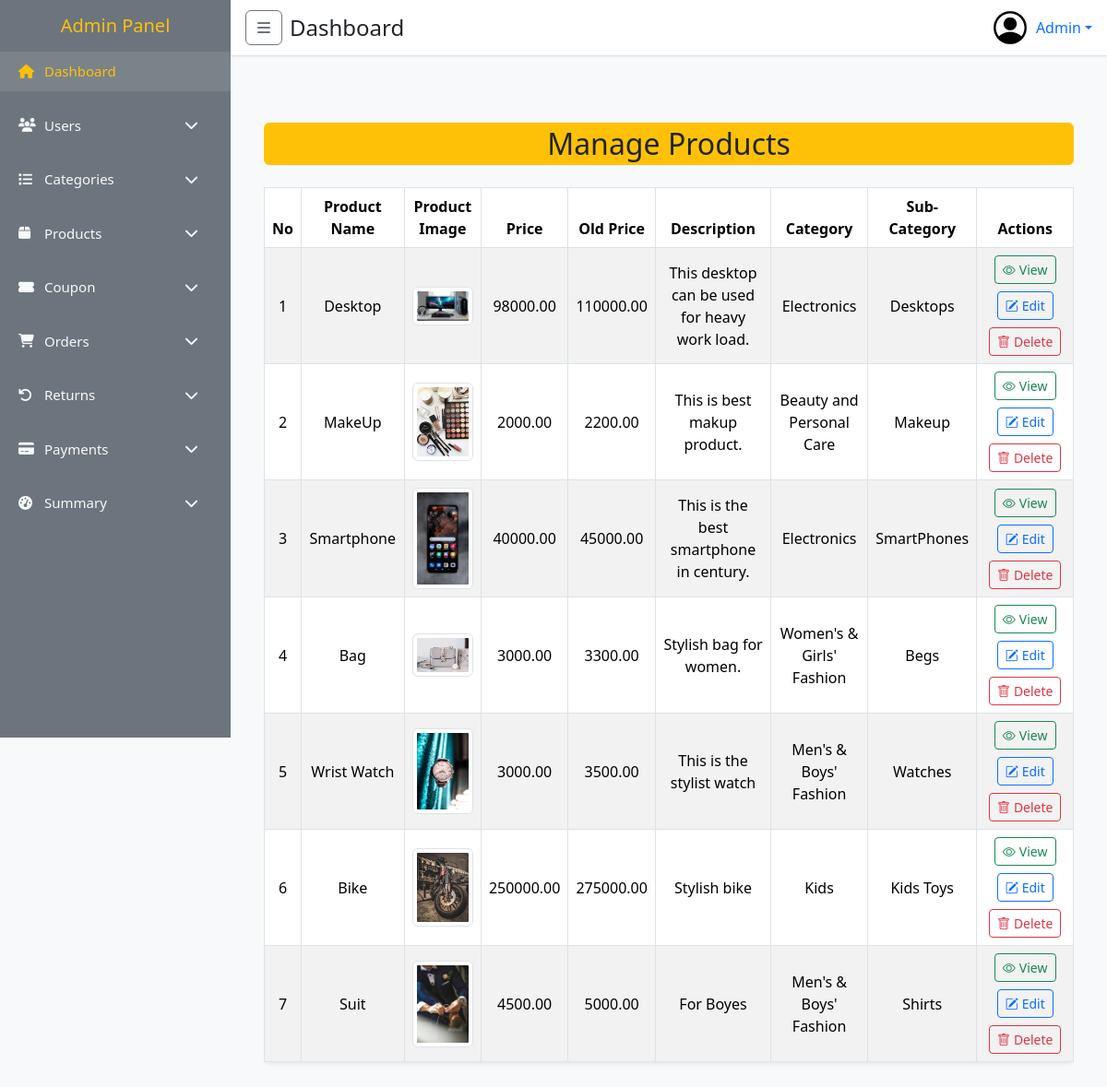
Before: /admin/view_product.php (signed in) with the older database file.
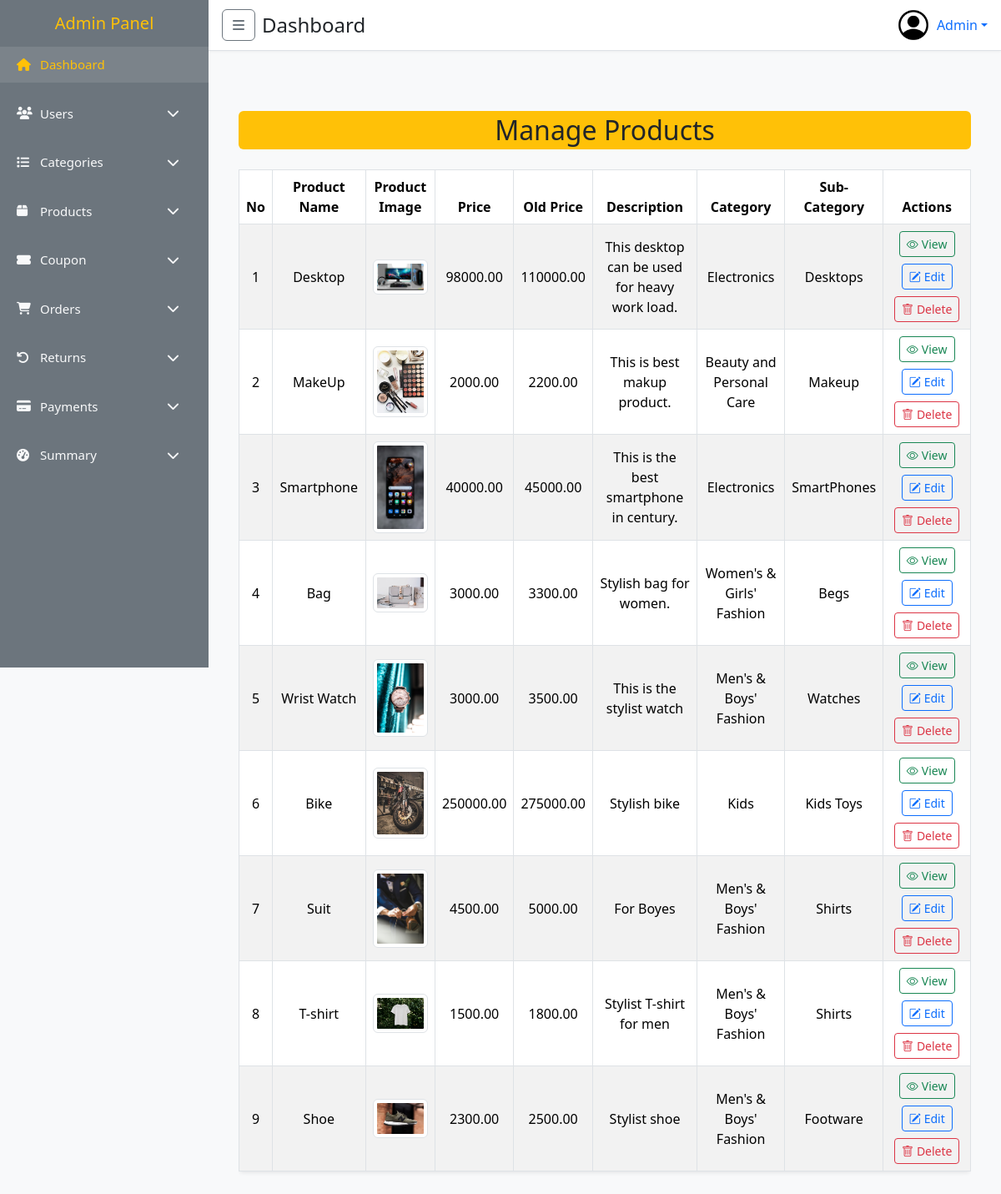
After: the same page with the newer database file.
### tables this page shows
CREATE TABLE `products` (
  `id` int(11) NOT NULL,
  `user_id` int(11) DEFAULT NULL,
  `name` varchar(255) DEFAULT NULL,
  `images` text DEFAULT NULL,
  `price` decimal(15,2) DEFAULT NULL,
  `old_price` double(15,2) DEFAULT NULL,
  `description` text DEFAULT NULL,
  `category_id` int(11) DEFAULT NULL,
  `sub_category_id` int(11) DEFAULT NULL,
  `created_at` datetime DEFAULT current_timestamp(),
  `updated_at` datetime DEFAULT current_timestamp()
);

CREATE TABLE `categories` (
  `id` int(11) NOT NULL,
  `name` varchar(255) DEFAULT NULL,
  `status` tinyint(1) NOT NULL DEFAULT 1,
  `created_at` datetime DEFAULT current_timestamp(),
  `updated_at` datetime DEFAULT current_timestamp()
);

CREATE TABLE `sub_category` (
  `id` int(11) NOT NULL,
  `name` varchar(255) DEFAULT NULL,
  `category_id` int(11) DEFAULT NULL,
  `created_at` datetime DEFAULT current_timestamp(),
  `updated_at` datetime DEFAULT current_timestamp()
);

### admin/view_product.php (the view, shortened to what this page needs)
<?php
require "inc/he.php";
require "inc/sidebar.php";
require "inc/nav.php";
require "../config/db.php";
$query = "
    SELECT
    products.*,
    categories.name AS category_name,
    sub_category.name AS sub_category_name
FROM
    products
LEFT JOIN
    categories ON products.category_id = categories.id
LEFT JOIN
    sub_category ON products.sub_category_id = sub_category.id;
";
$result = mysqli_query($con, $query);
?>
<main class="p-4">
    <div class="container mt-5">
        <h2 class="mb-4 text-center bg-warning p-1 rounded">Manage Products</h2>
        <div class="table-responsive">
            <table class="table table-striped table-hover table-bordered shadow-sm rounded">
                <thead class="text-center bg-info">
                    <tr>
                        <th>No</th>
                        <th>Product Name</th>
                        <th>Product Image</th>
                        <th>Price</th>
                        <th>Old Price</th>
                        <th>Description</th>
                        <th>Category</th>
                        <th>Sub-Category</th>
                        <th>Actions</th>
                    </tr>
                </thead>
                <tbody>
                    <?php if (mysqli_num_rows($result) > 0): ?>
                        <?php
                        $counter = 1;
                        while ($product = mysqli_fetch_assoc($result)): ?>
                            <tr class="text-center align-middle">
                                <td><?php echo $counter++; ?></td>
                                <td><?= htmlspecialchars($product['name']); ?></td>
                                <td>
                                    <?php if (!empty($product['images'])): ?>
                                        <img src="<?= htmlspecialchars($product['images']); ?>" alt="Product Image" width="80"
                                            class="img-thumbnail">
                                    <?php else: ?>
                                        <span class="text-muted">No image</span>
                                    <?php endif; ?>
                                </td>
                                <td><?= htmlspecialchars($product['price']); ?></td>
                                <td><?= htmlspecialchars($product['old_price']); ?></td>
                                <td><?= htmlspecialchars($product['description']); ?></td>
                                <td><?= htmlspecialchars($product['category_name'] ?? 'N/A'); ?></td>
                                <td><?= htmlspecialchars($product['sub_category_name'] ?? 'N/A'); ?></td>
                                <td>
                                    <div class="d-flex flex-wrap justify-content-center gap-2">
                                        <a href="view_product.php?id=<?= $product['id']; ?>"
                                            class="btn btn-outline-success btn-sm d-flex align-items-center"
                                            data-bs-toggle="tooltip" data-bs-placement="top" title="View Product">
                                            <i class="bi bi-eye me-1"></i> View
                                        </a>
                                        <a href="edit_product.php?id=<?= $product['id']; ?>"
                                            class="btn btn-outline-primary btn-sm d-flex align-items-center"
                                            data-bs-toggle="tooltip" data-bs-placement="top" title="Edit Product">
                                            <i class="bi bi-pencil-square me-1"></i> Edit
                                        </a>
                                        <button class="btn btn-outline-danger btn-sm d-flex align-items-center"
                                            data-bs-toggle="modal" data-bs-target="#deleteModal<?= $product['id']; ?>"
                                            title="Delete Product">
                                            <i class="bi bi-trash me-1"></i> Delete
                                        </button>
                                    </div>
                                </td>
                            </tr>
                        <?php endwhile; ?>
                    <?php else: ?>
                        <tr>
                            <td colspan="8" class="text-center text-muted">No products found.</td>
                        </tr>
                    <?php endif; ?>
                </tbody>
            </table>
        </div>
    </div>
</main>
<link href="https://cdn.jsdelivr.net/npm/bootstrap-icons/font/bootstrap-icons.css" rel="stylesheet">
<?php require "inc/footer.php"; ?>

### admin/inc/he.php (shortened to what this page needs)
<!DOCTYPE html>
<html lang="en">
<head>
  <link href="https://cdn.jsdelivr.net/npm/bootstrap@5.3.2/dist/css/bootstrap.min.css" rel="stylesheet" />
  <link href="https://cdnjs.cloudflare.com/ajax/libs/font-awesome/6.5.0/css/all.min.css" rel="stylesheet" />
</head>
<body>

### admin/inc/sidebar.php (shortened to what this page needs)
<nav class="sidebar-lg d-none d-md-block" id="sidebarDesktop">
  <h5 class="text-center text-warning"><a href="./main.php" class="text-decoration-none text-warning">Admin Panel</a></h5>
  <nav class="nav flex-column mt-3">
    <a href="#" class="nav-link active d-flex align-items-center">
      <i class="fa fa-home me-2"></i> Dashboard
    </a>
    <button class="btn btn-toggle align-items-center mt-3 d-flex w-100"
            data-bs-toggle="collapse"
            data-bs-target="#usersCollapse"
            aria-expanded="false"
            aria-controls="usersCollapse">
      <i class="fa fa-users me-2"></i> Users
      <i class="fa fa-chevron-down ms-auto"></i>
    </button>
    <button class="btn btn-toggle align-items-center mt-3 d-flex w-100"
            data-bs-toggle="collapse"
            data-bs-target="#categoriesCollapse"
            aria-expanded="false"
            aria-controls="categoriesCollapse">
      <i class="fa fa-list me-2"></i> Categories
      <i class="fa fa-chevron-down ms-auto"></i>
    </button>
    <button class="btn btn-toggle align-items-center mt-3 d-flex w-100"
            data-bs-toggle="collapse"
            data-bs-target="#productsCollapse"
            aria-expanded="false"
            aria-controls="productsCollapse">
      <i class="fa fa-box me-2"></i> Products
      <i class="fa fa-chevron-down ms-auto"></i>
    </button>
<button class="btn btn-toggle align-items-center mt-3 d-flex w-100"
        data-bs-toggle="collapse"
        data-bs-target="#couponsCollapse"
        aria-expanded="false"
        aria-controls="couponsCollapse">
  <i class="fas fa-ticket-alt me-2"></i> Coupon
  <i class="fas fa-chevron-down ms-auto"></i>
</button>
    <button class="btn btn-toggle align-items-center mt-3 d-flex w-100"
            data-bs-toggle="collapse"
            data-bs-target="#ordersCollapse"
            aria-expanded="false"
            aria-controls="ordersCollapse">
      <i class="fa fa-shopping-cart me-2"></i> Orders
      <i class="fa fa-chevron-down ms-auto"></i>
    </button>
    <button class="btn btn-toggle align-items-center mt-3 d-flex w-100"
            data-bs-toggle="collapse"
            data-bs-target="#returnsCollapse"
            aria-expanded="false"
            aria-controls="returnsCollapse">
      <i class="fa fa-undo me-2"></i> Returns
      <i class="fa fa-chevron-down ms-auto"></i>
    </button>
    <button class="btn btn-toggle align-items-center mt-3 d-flex w-100"
            data-bs-toggle="collapse"
            data-bs-target="#paymentsCollapse"
            aria-expanded="false"
            aria-controls="paymentsCollapse">
      <i class="fa fa-credit-card me-2"></i> Payments
      <i class="fa fa-chevron-down ms-auto"></i>
    </button>
    <button class="btn btn-toggle align-items-center mt-3 d-flex w-100"
            data-bs-toggle="collapse"
            data-bs-target="#summaryCollapse"
            aria-expanded="false"
            aria-controls="summaryCollapse">
      <i class="fa fa-tachometer-alt me-2"></i> Summary
      <i class="fa fa-chevron-down ms-auto"></i>
    </button>
  </nav>
</nav>

### admin/inc/nav.php (shortened to what this page needs)
<div class="content-wrapper">
  <header class="top-navbar">
    <div class="d-flex align-items-center">
      <button class="btn btn-outline-secondary d-none d-md-inline me-2" id="desktopToggle" aria-label="Toggle sidebar">
        <i class="fa fa-bars"></i>
      </button>
      <h4 class="m-0">Dashboard</h4>
    </div>
    <div class="dropdown">
      <a href="#" class="d-flex align-items-center text-decoration-none dropdown-toggle" id="adminMenuLink"
        data-bs-toggle="dropdown" aria-expanded="false" role="button">
        <img src="././media/profile.png" alt="Admin" class="profile-img" />
        <span class="ms-2">Admin</span>
      </a>
    </div>
  </header>

### admin/inc/footer.php (shortened to what this page needs)
</body>
</html>

### admin/inc/he.php (style rules this page uses)
:root { --sidebar-bg: #6c757d; --highlight: #ffc107; --text-light: #f8f9fa; }
body { font-family: 'Segoe UI', sans-serif; background-color: #f8f9fa; overflow-x: hidden; }
.sidebar-lg { width: 250px; background: var(--sidebar-bg); height: 100vh; position: fixed; top: 0; left: 0; padding-top: 1rem; transition: transform 0.3s ease; z-index: 1050; overflow-y: auto; }
.sidebar-lg .nav-link, .sidebar-lg .btn-toggle { color: var(--text-light); padding: 10px 20px; font-size: 15px; text-align: left; width: 100%; border: none; background: none; }
.sidebar-lg .nav-link:hover, .sidebar-lg .btn-toggle:hover, .sidebar-lg .nav-link.active { background: rgba(255, 255, 255, 0.1); color: var(--highlight); }
.sidebar-lg .nav-link i, .sidebar-lg .btn-toggle i { width: 20px; margin-right: 10px; }
.content-wrapper { margin-left: 0; transition: margin-left 0.3s ease; min-height: 100vh; }
@media (min-width: 768px) { .content-wrapper { margin-left: 250px; } }
.top-navbar { background: #fff; padding: 10px 1rem; border-bottom: 1px solid #dee2e6; position: sticky; top: 0; z-index: 1100; display: flex; justify-content: space-between; align-items: center; box-shadow: 0 1px 3px rgba(0, 0, 0, 0.05); }
.profile-img { width: 40px; height: 40px; object-fit: cover; border-radius: 50%; }

Changed rows visible on the page:
added products: name "T-shirt", images (picture), price "1500.00", old_price "1800.00", description "Stylist T-shirt for men", category.name "Men's & Boys' Fashion", sub_category.name "Shirts"
added products: name "Shoe", images (picture), price "2300.00", old_price "2500.00", description "Stylist shoe", category.name "Men's & Boys' Fashion", sub_category.name "Footware"
